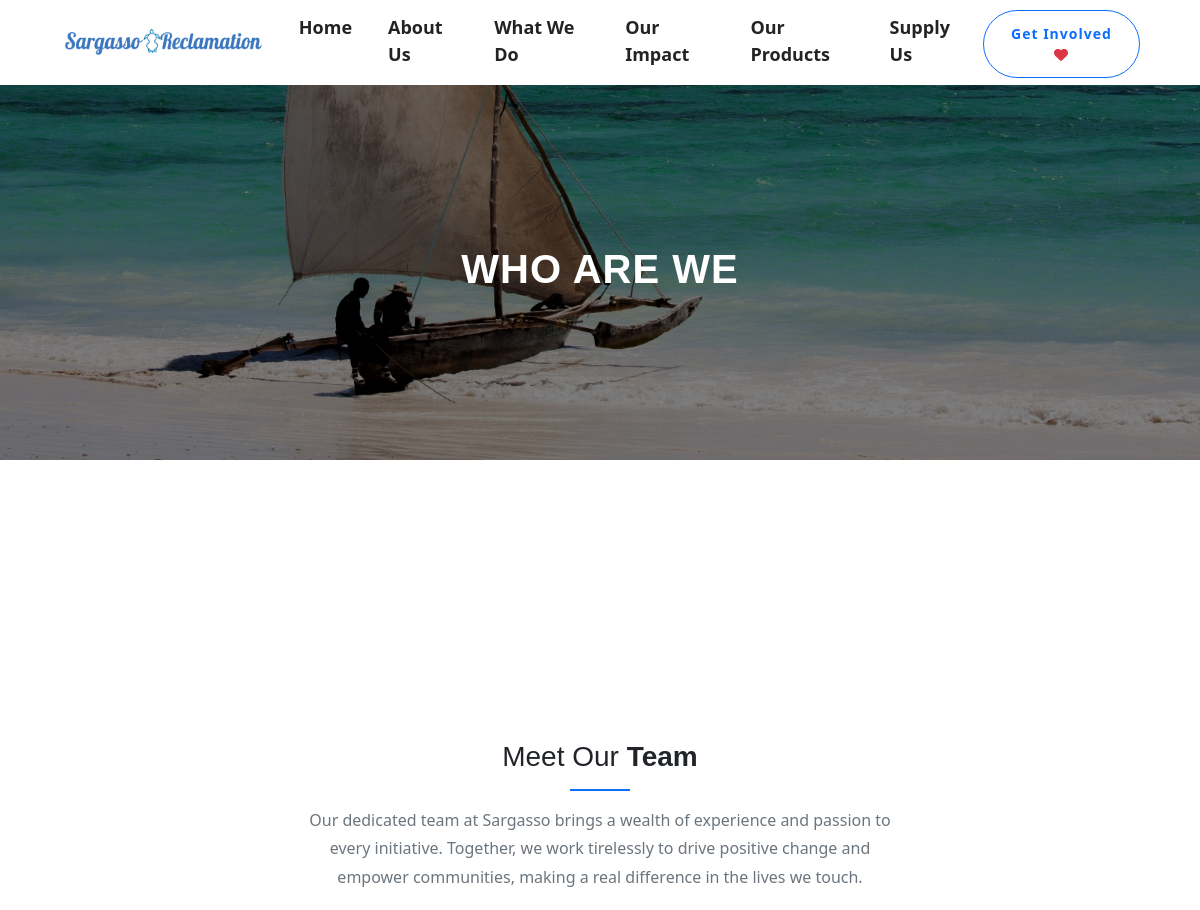
Before: /About-Us (upper part) with the older database file.
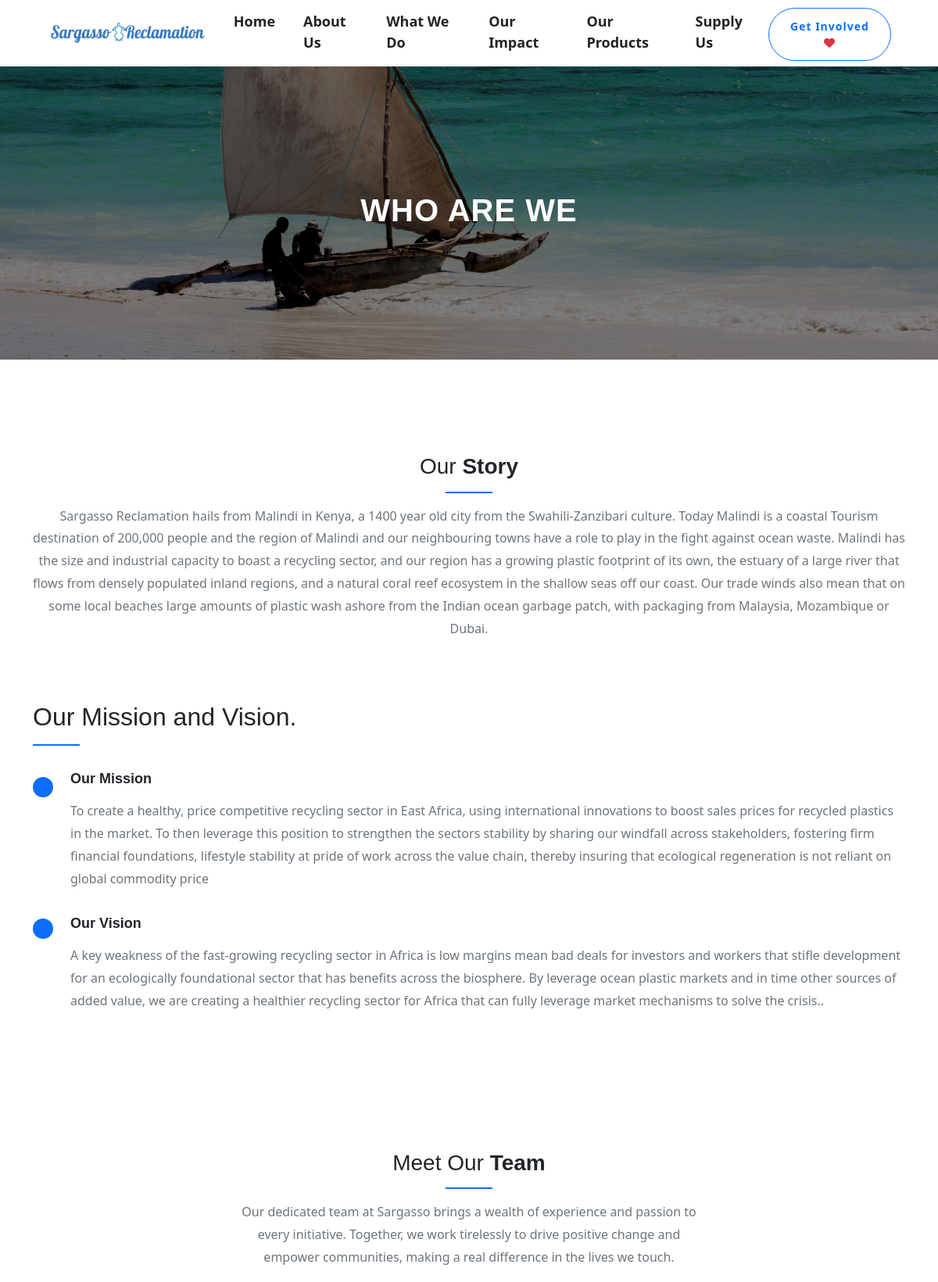
After: the same page with the newer database file.
### home/models.py (models this page shows)
class Profile(models.Model):
    id = models.BigAutoField(primary_key=True)
    mission = models.TextField()
    vision = models.TextField()
    history = models.TextField()

### home/views.py (the view)
# urls.py: path('About-Us', views.about, name='about'),
def about(request):
    employee = Employee.objects.all()
    profile = Profile.objects.all()
    return render(request, 'about.html', {'employee': employee, 'profile': profile})

### home/templates/about.html (shortened to what this page needs)
{% extends "base.html" %}
{% load static %}
{% block content %}
   <section class="section about-section" >
        <div class="bg-overlay"></div>
        <div class="container position-relative">
            <div class="row">
                <div class="col-lg-12">
                    <div class="text-center mb-4">
                        <h3 class="text-section"> <span class="fw-bolder">Who are We</span></h3>
                    </div>
                </div>
            </div>
        </div>
    </section>
    <section class="section" id="features">
        {% for profile in profile %}
        <div class="container">
            <div class="row">
                <div class="col-lg-12">
                    <div class="text-center">
                        <h3 class="mb-0 text-capitalize ">Our<span class="fw-bold"> Story</span></h3>
                        <div class="main-title-border bg-primary  mx-auto"></div>
                        <p class="text-secondary mx-auto mt-2">{{ profile.history }}</p>
                    </div>
                </div>
            </div>
            <div class="row mt-4 pt-4 vertical-content">
                <div class="col-lg-12">
                    <div class="mt-3">
                        <div>
                            <h2 class="features-heading ">Our Mission and Vision.</h2>
                            <div class="main-title-border bg-primary "></div>
                        </div>
                        <div class="features position-relative">
                            <div class="features-icon float-start fs-18 position-absolute rounded-pill text-primary bg-primary bg-opacity-25 text-center">
                            </div>
                            <div class="ms-5">
                                <h3 class="fs-18 fw-bold">Our Mission</h3>
                                <p class="pt-2 text-secondary">{{ profile.mission }}</p>
                            </div>
                        </div>
                        <div class="features position-relative">
                            <div class="features-icon float-start fs-18 position-absolute rounded-pill text-primary bg-primary bg-opacity-25 text-center">
                            </div>
                            <div class="ms-5">
                                <h3 class="fs-18 fw-bold">Our Vision</h3>
                                <p class="pt-2 text-secondary">{{ profile.vision }}.</p>
                            </div>
                        </div>
                    </div>
                </div>
                {% endfor %}
            </div>
        </div>
    </section>
    <section class="section" id="team">
        <div class="container">
            <div class="row">
                <div class="col-lg-12">
                    <div class="text-center">
                        <h3 class="mb-0 text-capitalize">Meet Our <span class="fw-bold">Team</span></h3>
                        <div class="main-title-border bg-primary  mx-auto"></div>
                        <p class="text-secondary sec_subtitle mx-auto mt-2">Our dedicated team at Sargasso  brings a wealth of experience and passion to every initiative.
                             Together, we work tirelessly to drive positive change and empower communities, making a real difference in the lives we touch.</p>
                    </div>
                </div>
            </div>
        </div>
    </section>
 {% endblock %}

### home/templates/base.html (shortened to what this page needs)
{% load static %}
<!doctype html>
<html lang="en">
<head>
  <link href="https://cdn.jsdelivr.net/npm/bootstrap@5.0.2/dist/css/bootstrap.min.css" rel="stylesheet">
<link href="https://cdn.jsdelivr.net/npm/bootstrap-icons@1.11.1/font/bootstrap-icons.css" rel="stylesheet">
  <link href="https://unpkg.com/material-components-web@latest/dist/material-components-web.min.css" rel="stylesheet">
  <link href="https://cdn.jsdelivr.net/npm/bootstrap-icons@1.11.1/font/bootstrap-icons.css" rel="stylesheet">
  <link rel="stylesheet" type="text/css" href="{% static 'assets/css/pe-icon-7-stroke/dist/pe-icon-7-stroke.css' %}">
  <link rel="stylesheet" href="{% static 'assets/css/carousel-01/css/owl.carousel.min.css' %}">
  <link rel="stylesheet" href="https://cdnjs.cloudflare.com/ajax/libs/ionicons/4.5.6/css/ionicons.min.css">
  <link rel="stylesheet" type="text/css" href="{% static 'assets/css/style.min.css' %}" />
  </head>
<body>
    <nav class="navbar navbar-expand-lg sticky-toplo999                                    c                                                 py manage.py runserver custom-nav sticky ">
        <div class="container-fluid mx-5">
                <a href="/" class="logo navbar-brand d-flex" aria-label="sargasso homepage">
        <img class="img-fluid" src="{% static 'assets/img/sargasso.webp' %}" alt="Sargasso Reclamation" >
    </a>
            <div class="collapse navbar-collapse" id="navbarCollapse">
                <ul class="navbar-nav ms-auto navbar-center" id="mySidenav">
                    <li class="nav-item">
                        <a href="/" class="nav-link">Home</a>
                    </li>
                    <li class="nav-item ">
                        <a href="/About-Us" class="nav-link">About Us</a>
                    </li>
                    <li class="nav-item ">
                        <a href="/Our-Service" class="nav-link">What We Do</a>
                    </li>
                   <li class="nav-item">
                        <a href="/Our-impact" class="nav-link">Our Impact</a>
                    </li>
                    <li class="nav-item">
                        <a href="/Our-Products" class="nav-link">Our Products</a>
                    </li>
                    <li class="nav-item">
                        <a href="#" class="nav-link">Supply Us</a>
                    </li>
                    <li class="nav-item align-content-end" ><button type="button" class="btn btn-outline-primary rounded-pill btn-sm mx-6" data-bs-toggle="modal" data-bs-target="#exampleModalCenter"><strong>Get Involved <span><i class="fa fa-heart text-danger"></i></span></strong> </button></li>
                </ul>
            </div>
        </div>
    </nav>
{% block content %}
{% endblock %}
</body>
</html>

### home/templates/base.html (style rules this page uses)
body { font-family: 'Segoe UI', sans-serif; }

Changed rows visible on the page:
added Profile: history "Sargasso Reclamation hails from Malindi in Kenya, a 1400 year old city from the Swahili-Zanzibari culture. Today Malindi is a coastal Tourism destination of 200,000 people and the region of Malindi and our neighbouring towns have a role to play in the fight against ocean waste. Malindi has the size and industrial capacity to boast a recycling sector, and our region has a growing plastic footprint of its own, the estuary of a large river that flows from densely populated inland regions, and a natural coral reef ecosystem in the shallow seas off our coast. Our trade winds also mean that on some local beaches large amounts of plastic wash ashore from the Indian ocean garbage patch, with…", mission "To create a healthy, price competitive recycling sector in East Africa, using international innovations to boost sales prices for recycled plastics in the market. To then leverage this position to strengthen the sectors stability by sharing our windfall across stakeholders, fostering firm financial foundations, lifestyle stability at pride of work across the value chain, thereby insuring that ecological regeneration is not reliant on global commodity price", vision "A key weakness of the fast-growing recycling sector in Africa is low margins mean bad deals for investors and workers that stifle development for an ecologically foundational sector that has benefits across the biosphere. By leverage ocean plastic markets and in time other sources of added value, we are creating a healthier recycling sector for Africa that can fully leverage market mechanisms to solve the crisis."
